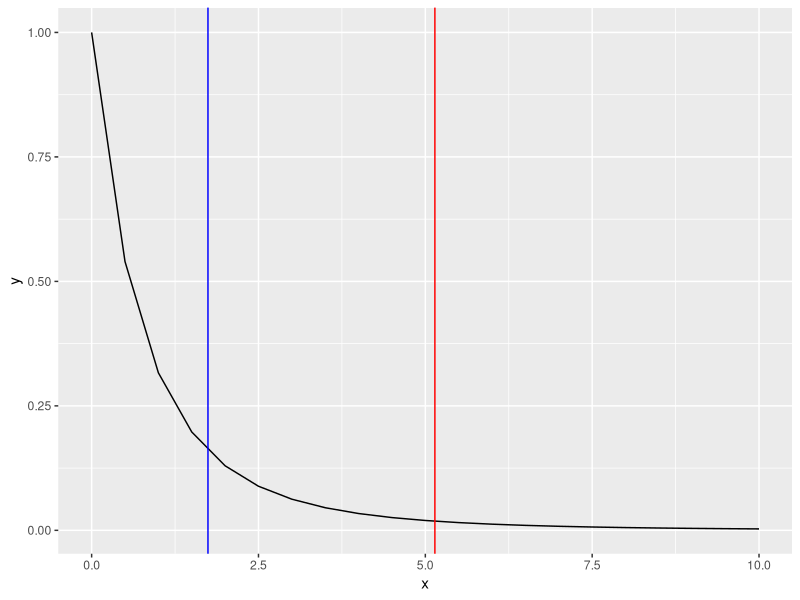

Write the R code that produced this figure.
#Problem I am trying to solve:

#2021-22 Q8(B):

# Three varieties of potatoes are being compared for yield. The experiment is
# conducted by assigning each variety at random to one of 3 equal-size plots at each of
# 4 different locations. The following yields for varieties A, E, and C, in 100 kilograms
# per plot, were recorded:
#   Localion 1 Location 2 Location 3 Location 4
# B: 13 C: 21 C: 9 A: 11
# A: 18 A: 20 B: 12 C: 10
# C: 12 B: 23 A: 14 B: 17
# Perform a randomized complete block analysis of variance to test the hypothesis that
# there is no diffrence in the yielding capabilities of the 3 varieties of potatoes. Use a
# 0.05 level of significance. Draw conclusions.

#First I tried to do this by manually calculating everything..

Location = factor(rep(1:4, times = 3))
Variety = factor(rep(c('A','B','C'), each = 4))

B = c(13,23,12,17)
A = c(18,20,14,11)
C = c(12,21,9,10)
Yield = c(A,B,C)

data = data.frame(Location,Variety,Yield)

SST = var(data$Yield)*(nrow(data)-1)

library(dplyr)

VarietyMean = data %>% group_by(Variety) %>% summarise(`Mean` = mean(Yield))
LocationMean = data %>% group_by(Location) %>% summarise(`Mean` = mean(Yield))

k = nrow(VarietyMean)
b = nrow(LocationMean)

SSA = var(VarietyMean$Mean)*(nrow(VarietyMean)-1)*b

SSB = var(LocationMean$Mean)*(nrow(LocationMean)-1)*k

SSE = SST-SSA-SSB


MSA = SSA/(k-1)
MSB = SSB/(b-1)
MSE = SSE/((k-1)*(b-1))

f_Var = MSA/MSE

alpha = 0.05
fcrit_Var = qf(1-alpha,(k-1),(k-1)*(b-1))

pvalue_Var = 1-pf(f_Var,(k-1),(k-1)*(b-1))

if (f_Var<fcrit_Var){
  cat("there is no diffrence in the yielding capabilities
      of the 3 varieties of potatoes since the calculated f value of",f_Var,
      " is lower the the critical value of ", fcrit_Var,"\nAlso the
      calculated p value of",pvalue_Var,"is not significant at the",alpha,
      "level\n")
}else   cat("there is atl least some diffrence in the yielding capabilities
      of the 3 varieties of potatoes since the calculated f value of",f_Var,
            " is higher the the critical value of ", fcrit_Var,"\nAlso the
      calculated p value of",pvalue_Var,"is significant at the",alpha,
            "level\n")

library(ggplot2)

x = seq(0,10, by = 0.5)
y = df(x, (k-1),(k-1)*(b-1))

pltdata = data.frame(x,y)

 
ggplot(pltdata, aes(x=x,y=y))+
  geom_line()+
  geom_vline(xintercept = c(f_Var,fcrit_Var), color = c("blue","red"))

#doing this using the built in functions in R

AovModel = aov(Yield ~ Variety + Location, data)

summary(AovModel)

#looking at the values, looks like my manual calculations were correct :)
